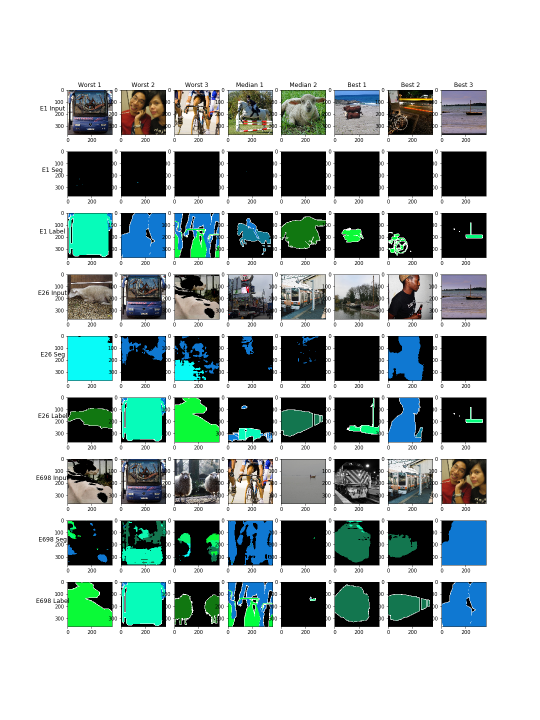
#> input picture reports/overfitted/decoder-channel-dropout/best_images.png, 1080 x 1440 px, given in place of image.worst.0.epoch01.input.png, which was not available (shown at 1/2 size)
$ jupyter execute --allow-errors plotting.ipynb
#> lines starting #> are read from the running program, lines starting #| are printed output that depends on the picture; after the words box and inside, x2 and y2 are one past the last pixel; in counts of white or black regions, pixels touching at a corner belong together; pictures that were not available may be replaced by others from this repository, and a replacement may not be noted
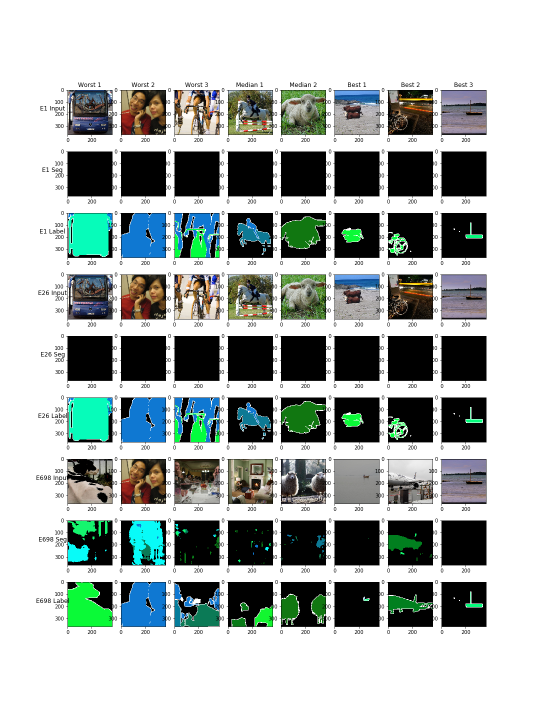
#> input picture reports/overfitted/everything-including-feature-detection-dropout/best_images.png, 1080 x 1440 px, given in place of image.worst.0.epoch01.label.png, which was not available (shown at 1/2 size)
### segmention_with_channel_regularization/utils/visualization.py
"""/segmentation_with_channel_regularization/utils/visualization.py

Helper utiliities for visualizing images and segmentations.
"""

import numpy as np
from PIL import Image


def black_to_transparency(img):
    """Convert black pixels to alpha."""
    x = np.asarray(img.convert('RGBA')).copy()
#> x is the input picture: shape (1440, 1080, 4); mean R, G, B, A 172.7, 180.5, 177.9, 255
    x[:, :, 3] = (255 * (x[:, :, :3] != 0).any(axis=2)).astype(np.uint8)
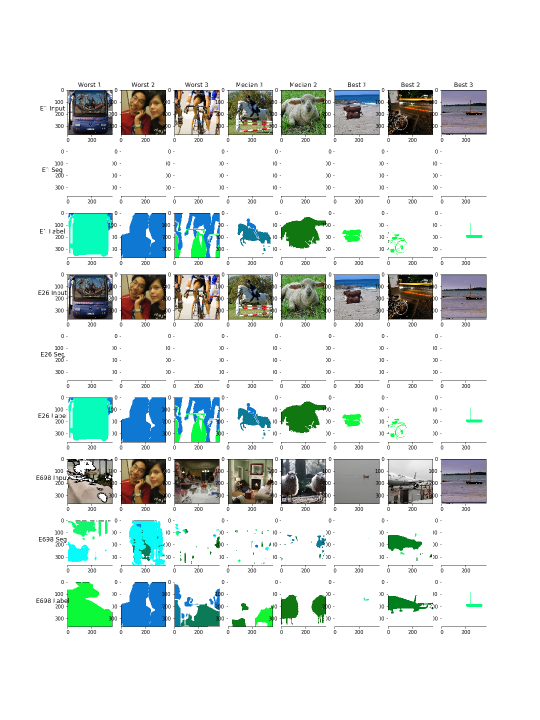
#> x: shape (1440, 1080, 4) (shown at 1/2 size); 18.94% of pixels changed, all inside (x1, y1, x2, y2) = (81, 164, 973, 1268); transparent parts drawn white

    return Image.fromarray(x)


def overlay_segmentation(image, segmentation_image, blend_alpha=0.3):
    """Overlay the segmentation on the original image

    Black pixels are converted to alpha.
    """
    return Image.blend(image,
                       black_to_transparency(segmentation_image).convert('RGB'),
                       alpha=blend_alpha)
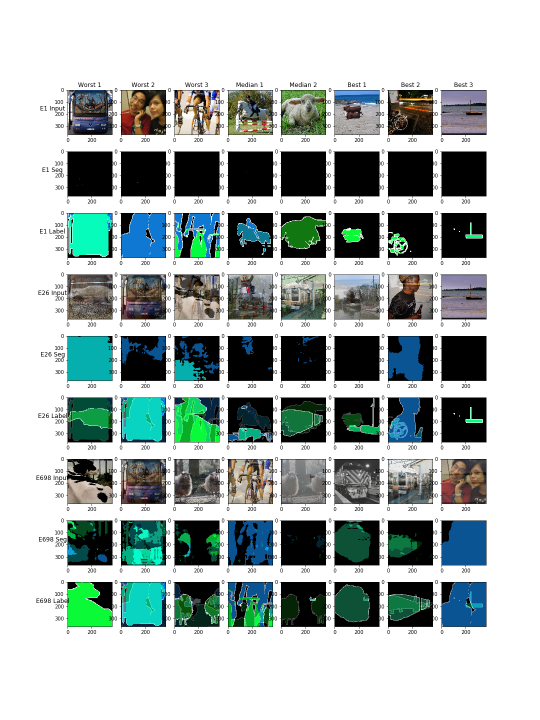
#> returned value: PIL image 1080x1440 RGB (shown at 1/2 size); mean R, G, B 172.7, 183.6, 181.3

### segmention_with_channel_regularization/notebooks/plotting.ipynb
[cell 1]
import json
import os
import sys

import pandas as pd
import numpy as np
import seaborn as sns

from PIL import Image

from collections import defaultdict
from itertools import groupby
from operator import itemgetter

[cell 2]
sys.path.append("..")
from utils.visualization import overlay_segmentation

#> (a cell that did not finish here is left out)

[cell 4]
def read_partial_json(path):
    with open(path, "r") as f:
        return json.loads("[" + ",".join([f for f in f.readlines() if f.strip()]) + "]")

[cell 5]
os.chdir('..')
EXPERIMENT = os.environ.get("EXPERIMENT", "none")
INPUT_DIR = os.path.expanduser("../experiments/{}").format(EXPERIMENT)
OUTPUT_DIR = "reports/{}".format(EXPERIMENT)

[cell 6]
os.makedirs(OUTPUT_DIR, exist_ok=True)

#> (a cell that did not finish here is left out)

[cell 8]
# [31 lines left out: function fixup_statistics_restarts, not called in this run]

[cell 9]
# [13 lines left out: function fixup_statistics, not called in this run]

#> (a cell that did not finish here is left out)

#> (a cell that did not finish here is left out)

#> (a cell that did not finish here is left out)

[cell 13]
# [34 lines left out: function generate_lineplot, not called in this run]

#> (a cell that did not finish here is left out)

#> (a cell that did not finish here is left out)

#> (a cell that did not finish here is left out)

#> (a cell that did not finish here is left out)

[cell 18]
def get_max_epoch(statistic):
    return statistic[-1][0]

[cell 19]
def yield_splitted(iterable):
    for line in iterable:
        yield line.split()

def maybe_get_segmentation_miou_labels(path):
    epoch_labels = defaultdict(str)

    try:
        with open(path, 'r') as f:
            epoch_labels.update({
                int(epoch): 'mIoU: {:.3f}'.format(float(miou))
                for epoch, miou in yield_splitted(f)
            })
    except IOError:
        print('{} does not exist, skipping mIoU labels on images'.format(path))
        pass

    return epoch_labels

[cell 20]
def visualize_change_in_segmentations(segmentations, image_id, epochs):
    """Visualize the change in segmentations over the specified epochs"""
    fig, ax = sns.mpl.pyplot.subplots(nrows=len(epochs), ncols=1, figsize=(12,20))
    source_path = os.path.join(segmentations, 'image_{}.input.png'.format(image_id))
    label_path = os.path.join(segmentations, 'image_{}.label.png'.format(image_id))

    if not os.path.exists(source_path) or not os.path.exists(label_path):
        print('Source for label path at {} does not exist, skipping'.format(segmentations))
        return None

    source = Image.open(source_path).convert('RGB')
    label = Image.open(label_path).convert('RGB')
    label_source_overlay = overlay_segmentation(source, label, blend_alpha=0.5)

    segementation_mious = maybe_get_segmentation_miou_labels(os.path.join(segmentations,
                                                                          'image_{}.png.log.txt'.format(image_id)))

    for i, epoch in enumerate(epochs):
        epoch_output = Image.open(os.path.join(segmentations, 'image_{}.epoch.{:02d}.png'.format(image_id, epoch)))
        output_source_overlay = overlay_segmentation(source, epoch_output, blend_alpha=0.5)

        ax[i].imshow(np.concatenate([
            label_source_overlay,
            output_source_overlay
        ], axis=1))

        ax[i].set_ylabel('Epoch {}\n'.format(epoch) + segementation_mious[epoch],
                            rotation=0,
                            labelpad=60.0)

        ax[i].get_xaxis().set_visible(False)
        ax[i].get_yaxis().set_ticks([])

    ax[0].set_title('Segmentation')

    fig.tight_layout()
    fig.show()
    return fig

[cell 21]
def int_all(array):
    return [int(np.round(a)) for a in array]

[cell 22]
SEGMENTATION_DIR = os.path.join(INPUT_DIR, 'logs', 'interesting', 'segmentations')

[cell 23]
validation_segmentation_0 = visualize_change_in_segmentations(SEGMENTATION_DIR,
                                                              0,
                                                              int_all(np.geomspace(1,
                                                                                   499,
                                                                                   6)))

[cell 24]
validation_segmentation_1 = visualize_change_in_segmentations(SEGMENTATION_DIR,
                                                              1,
                                                              int_all(np.geomspace(1,
                                                                                   499,
                                                                                   6)))

[cell 25]
validation_segmentation_2 = visualize_change_in_segmentations(SEGMENTATION_DIR,
                                                              2,
                                                              int_all(np.geomspace(1,
                                                                                   499,
                                                                                   6)))

[cell 26]
TRAIN_SEGMENTATION_DIR = os.path.join(INPUT_DIR, 'logs', 'interesting', 'segmentations', 'train')

[cell 27]
train_segmentation_0 = visualize_change_in_segmentations(TRAIN_SEGMENTATION_DIR,
                                                         0,
                                                         int_all(np.geomspace(1,
                                                                              499,
                                                                              6)))

[cell 28]
train_segmentation_1 = visualize_change_in_segmentations(TRAIN_SEGMENTATION_DIR,
                                                         1,
                                                         int_all(np.geomspace(1,
                                                                              499,
                                                                              6)))

[cell 29]
train_segmentation_2 = visualize_change_in_segmentations(TRAIN_SEGMENTATION_DIR,
                                                         2,
                                                         int_all(np.geomspace(1,
                                                                              499,
                                                                              6)))

[cell 30]
def pick_best_worst(interesting, tag, number, epoch):
    """Create overlaid images for best/worst images."""
    source = Image.open(os.path.join(interesting, 'image.{}.{}.epoch{:02d}.input.png'.format(tag, number, epoch))).convert('RGB')
    label = Image.open(os.path.join(interesting, 'image.{}.{}.epoch{:02d}.label.png'.format(tag, number, epoch))).convert('RGB')
    segmentation = Image.open(os.path.join(interesting, 'image.{}.{}.epoch{:02d}.segmentation.png'.format(tag, number, epoch))).convert('RGB')

    label_source_overlay = overlay_segmentation(source, label)
    output_source_overlay = overlay_segmentation(source, segmentation)

    return np.concatenate([
        label_source_overlay,
        output_source_overlay
    ], axis=1)
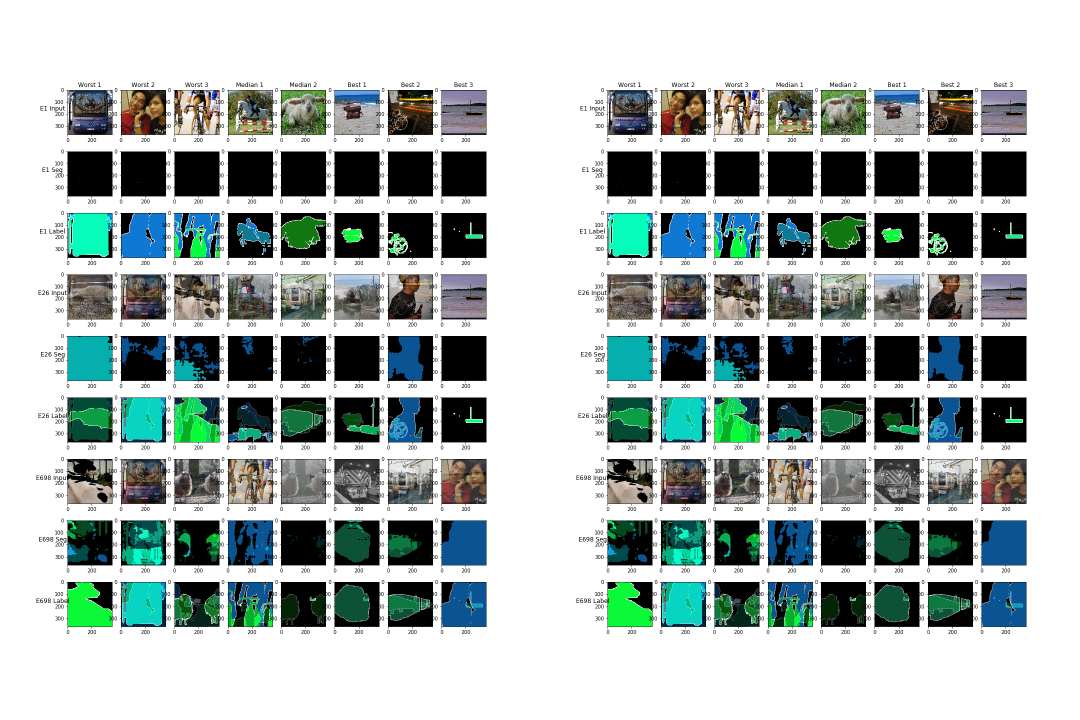
#> returned value: shape (1440, 2160, 3) (shown at 1/2 size); mean of channels 0, 1, 2 172.7, 183.6, 181.3; drawn as R, G, B


def show_best_and_worst(interesting, epochs):
    """Visualize the best and worst segementations over the specified epochs"""
    fig, ax = sns.mpl.pyplot.subplots(nrows=len(epochs), ncols=8, figsize=(10,5))

    miou_labels = {
        "worst": {
            0: maybe_get_segmentation_miou_labels(os.path.join(interesting,
                                                               'image.worst.0.png.log.txt')),
            1: maybe_get_segmentation_miou_labels(os.path.join(interesting,
                                                               'image.worst.1.png.log.txt')),
            2: maybe_get_segmentation_miou_labels(os.path.join(interesting,
                                                               'image.worst.2.png.log.txt'))
        },
        "middle": {
            0: maybe_get_segmentation_miou_labels(os.path.join(interesting,
                                                               'image.middle.0.png.log.txt')),
            1: maybe_get_segmentation_miou_labels(os.path.join(interesting,
                                                               'image.middle.1.png.log.txt'))
        },
        "best": {
            0: maybe_get_segmentation_miou_labels(os.path.join(interesting,
                                                               'image.best.0.png.log.txt')),
            1: maybe_get_segmentation_miou_labels(os.path.join(interesting,
                                                               'image.best.1.png.log.txt')),
            2: maybe_get_segmentation_miou_labels(os.path.join(interesting,
                                                               'image.best.2.png.log.txt'))
        }
    }

    for i, epoch in enumerate(epochs):
        ax[i][0].imshow(pick_best_worst(interesting, "worst", 0, epoch))
        ax[i][0].set_xlabel(miou_labels["worst"][0][epoch])
        ax[i][1].imshow(pick_best_worst(interesting, "worst", 1, epoch))
        ax[i][1].set_xlabel(miou_labels["worst"][1][epoch])
        ax[i][2].imshow(pick_best_worst(interesting, "worst", 2, epoch))
        ax[i][2].set_xlabel(miou_labels["worst"][2][epoch])

        ax[i][3].imshow(pick_best_worst(interesting, "middle", 0, epoch))
        ax[i][3].set_xlabel(miou_labels["middle"][0][epoch])
        ax[i][4].imshow(pick_best_worst(interesting, "middle", 1, epoch))
        ax[i][4].set_xlabel(miou_labels["middle"][1][epoch])

        ax[i][5].imshow(pick_best_worst(interesting, "best", 0, epoch))
        ax[i][5].set_xlabel(miou_labels["best"][0][epoch])
        ax[i][6].imshow(pick_best_worst(interesting, "best", 1, epoch))
        ax[i][6].set_xlabel(miou_labels["best"][1][epoch])
        ax[i][7].imshow(pick_best_worst(interesting, "best", 2, epoch))
        ax[i][7].set_xlabel(miou_labels["best"][2][epoch])

        for j in range(0, 8):
            ax[i][j].get_xaxis().set_ticks([])
            ax[i][j].get_yaxis().set_ticks([])

        ax[i][0].set_ylabel('Epoch {}'.format(epoch),
                            rotation=0,
                            size='large',
                            labelpad=40)

    ax[0][0].set_title('Worst 1')
    ax[0][1].set_title('Worst 2')
    ax[0][2].set_title('Worst 3')

    ax[0][3].set_title('Median 1')
    ax[0][4].set_title('Median 2')

    ax[0][5].set_title('Best 1')
    ax[0][6].set_title('Best 2')
    ax[0][7].set_title('Best 3')

    fig.show()
    return fig

[cell 31]
INTERESTING_DIR = os.path.join(INPUT_DIR, 'logs', 'interesting', 'interesting')

#> (a cell that did not finish here is left out)

[cell 33]
def generate_voc_classes_legend_from_image_colormap(label_path):
    classes = ('background',
               'aeroplane',
               'bicycle',
               'bird',
               'boat',
               'bottle',
               'bus',
               'car',
               'cat',
               'chair',
               'cow',
               'diningtable',
               'dog',
               'horse',
               'motorbike',
               'person',
               'pottedplant',
               'sheep',
               'sofa',
               'train',
               'tvmonitor')
#> classes = ('background', 'aeroplane', 'bicycle', 'bird', 'boat', 'bottle', 'bus', 'car', 'cat', 'chair', 'cow', 'diningtable', 'dog', 'horse', 'motorbike', 'person', 'pottedplant', 'sheep', 'sofa', 'train', 'tvmonitor')
    label_image = Image.open(label_path)
    palette = label_image.getpalette()

    fig, ax = sns.mpl.pyplot.subplots(ncols=3, nrows=7)
    ax = ax.ravel()

    for i in range(0, 21):
        im = Image.fromarray(np.array([[i]]).astype('uint8'), mode='P')
        im.putpalette(palette)
        im.resize((100, 100))
        ax[i].set_xticks([])
        ax[i].set_yticks([])
        ax[i].imshow(im)
        ax[i].set_xlabel(classes[i])

    fig.tight_layout()
    return fig
